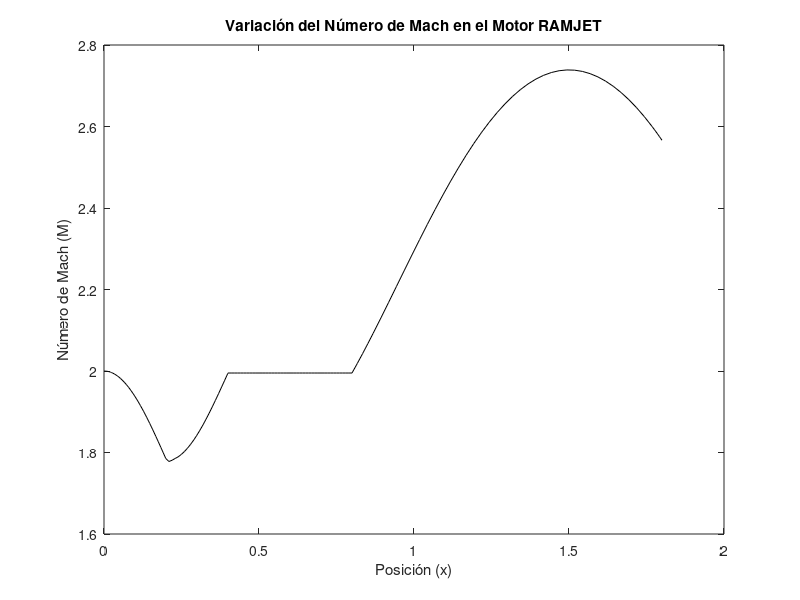

Recreate this plot in MATLAB. (Note: this script raises an error after producing the figure.)
 % SIMULACIÓN NÚMERICA MOTOR RAMJET

% Constantes
R = 287; % Constante de gas para el aire en J/(kg*K)
gamma = 1.4; % Coeficiente adiabático para el aire
Cp = gamma * R / (gamma - 1); % Calor específico a presión constante

% Condiciones iniciales
rho_0 = 1.225; % Densidad del aire en kg/m^3
P_0 = 101325; % Presión inicial en Pa
T_0 = 288.15; % Temperatura inicial en K
M_0 = 2.0; % Número de Mach inicial (supersónico)

% Flujo másico inicial
A_1 = 0.1; % Área de entrada en m^2
U_1 = M_0 * sqrt(gamma * R * T_0); % Velocidad inicial en m/s
m_dot = rho_0 * U_1 * A_1; % Flujo másico constante en kg/s

% Balance de energía para la combustión
LHV = 43e6; % Poder calorífico inferior del combustible en J/kg
f = 0.02; % Relación de combustible/aire
Q_in = f * m_dot * LHV;

% Longitud de las secciones
L_comp = 0.4; % Longitud de compresión en metros
L_comb = 0.4; % Longitud de combustión en metros (transición gradual)
L_exp = 1.0; % Longitud de expansión en metros

% Perfil de área no lineal
function dA_dx = area_variation(x, L)
    if x < L/2
        dA_dx = -0.1 * sin(pi * x / L); % Contracción (compresión)
    else
        dA_dx = 0.1 * sin(pi * (x - L/2) / L); % Expansión
    end
end

% Dinámica de Mach y temperatura para compresión y expansión
function dY_dx = ramjet_dynamics(x, Y, gamma, R, L)
    M = Y(1);
    T = Y(2);
    A = Y(3);
    
    dA_dx = area_variation(x, L);
    dM = dM_dx(M, gamma, A, dA_dx);
    dT = -((gamma - 1) * T * dM) / (1 + (gamma - 1) / 2 * M^2);
    dY_dx = [dM; dT; dA_dx];
end

% Dinámica de la combustión con transición suave
function dY_dx = ramjet_dynamics_combustion(x, Y, gamma, R, Q_in, m_dot, Cp, L_comb)
    M = Y(1);
    T = Y(2);
    A = Y(3);
    
    % Cambio gradual de temperatura en la combustión
    dT = (Q_in / (m_dot * Cp)) * (1 / L_comb); % Incremento de T distribuido a lo largo de L_comb
    dM = 0; % Suponemos que el Mach no cambia significativamente
    dA_dx = 0; % Área constante en la cámara de combustión
    
    dY_dx = [dM; dT; dA_dx];
end

% Función para dM/dx
function dM = dM_dx(M, gamma, A, dA_dx)
    dM = (2 / (M * (1 + (gamma - 1) / 2 * M^2))) * (dA_dx / A) * (M^2 - 1);
end

% Intervalo de integración para cada sección
x_span_comp = [0, L_comp];
x_span_comb = [L_comp, L_comp + L_comb];
x_span_exp = [L_comp + L_comb, L_comp + L_comb + L_exp];

% Valores iniciales para la compresión
Y_init_comp = [M_0; T_0; A_1];

% Integrar la compresión
[x_comp, Y_comp] = ode45(@(x, Y) ramjet_dynamics(x, Y, gamma, R, L_comp), x_span_comp, Y_init_comp);

% Valores iniciales para la combustión (al final de la compresión)
Y_init_comb = [Y_comp(end, 1); Y_comp(end, 2); Y_comp(end, 3)];

% Integrar la combustión con transición suave
[x_comb, Y_comb] = ode45(@(x, Y) ramjet_dynamics_combustion(x, Y, gamma, R, Q_in, m_dot, Cp, L_comb), x_span_comb, Y_init_comb);

% Valores iniciales para la expansión (al final de la combustión)
Y_init_exp = [Y_comb(end, 1); Y_comb(end, 2); Y_comb(end, 3)];

% Integrar la expansión
[x_exp, Y_exp] = ode45(@(x, Y) ramjet_dynamics(x, Y, gamma, R, L_exp), x_span_exp, Y_init_exp);

% Extraer resultados
x_total = [x_comp; x_comb; x_exp];
M_total = [Y_comp(:, 1); Y_comb(:, 1); Y_exp(:, 1)];
T_total = [Y_comp(:, 2); Y_comb(:, 2); Y_exp(:, 2)];
A_total = [Y_comp(:, 3); Y_comb(:, 3); Y_exp(:, 3)];
U_total = M_total .* sqrt(gamma * R .* T_total);

% Cálculo de densidad y presión
rho_total = m_dot ./ (U_total .* A_total); % Densidad en función de flujo másico y velocidad
P_total = rho_total .* R .* T_total; % Presión en función de densidad y temperatura

% Gráficas con delimitación de secciones
figure;
plot(x_total, M_total, 'k');
xlabel('Posición (x)');
ylabel('Número de Mach (M)');
title('Variación del Número de Mach en el Motor RAMJET');
hold on;
xline(L_comp, '--', 'Compresión');
xline(L_comp + L_comb, '--', 'Combustión');
xline(L_comp + L_comb + L_exp, '--', 'Expansión');
hold off;

figure;
plot(x_total, T_total, 'g');
xlabel('Posición (x)');
ylabel('Temperatura (T) en K');
title('Variación de la Temperatura en el Motor RAMJET');
hold on;
xline(L_comp, '--', 'Compresión');
xline(L_comp + L_comb, '--', 'Combustión');
xline(L_comp + L_comb + L_exp, '--', 'Expansión');
hold off;

figure;
plot(x_total, P_total, 'r');
xlabel('Posición (x)');
ylabel('Presión (P) en Pa');
title('Variación de la Presión en el Motor RAMJET');
hold on;
xline(L_comp, '--', 'Compresión');
xline(L_comp + L_comb, '--', 'Combustión');
xline(L_comp + L_comb + L_exp, '--', 'Expansión');
hold off;

figure;
plot(x_total, A_total, 'm');
xlabel('Posición (x)');
ylabel('Área (A) en m^2');
title('Variación del Área en el Motor RAMJET');
hold on;
xline(L_comp, '--', 'Compresión');
xline(L_comp + L_comb, '--', 'Combustión');
xline(L_comp + L_comb + L_exp, '--', 'Expansión');
hold off;

figure;
plot(x_total, U_total, 'b');
xlabel('Posición (x)');
ylabel('Velocidad (u) en m/s');
title('Variación de la Velocidad u(x) en el Motor RAMJET');
hold on;
xline(L_comp, '--', 'Compresión');
xline(L_comp + L_comb, '--', 'Combustión');
xline(L_comp + L_comb + L_exp, '--', 'Expansión');
hold off;
